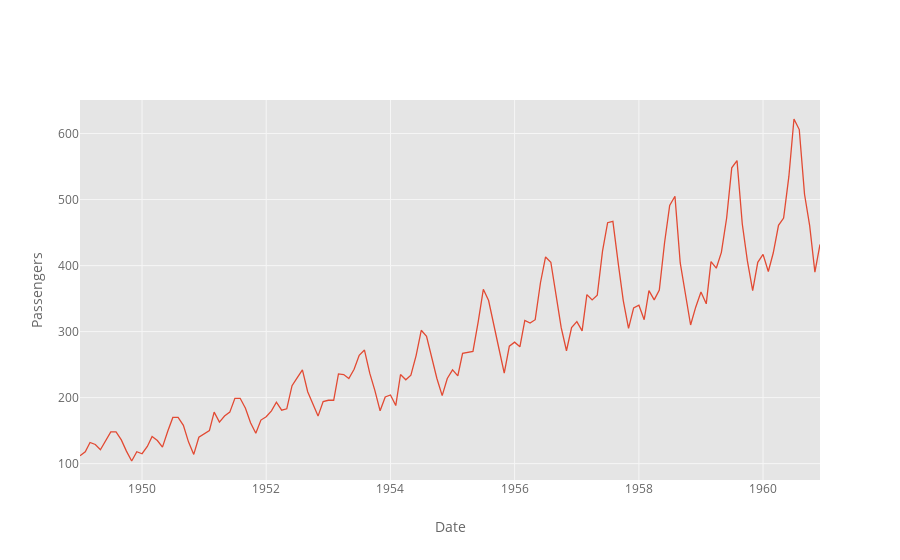

Notebook code cell kept with this figure:
### Code cell
df.iplot(xTitle="Date", yTitle="Passengers")

### Figure 1 — Plotly figure (JSON) as saved in the notebook; plotly's stock layout.template omitted (floating-point values rounded to 4 significant figures; data arrays with more than 128 entries replaced by an {"elided": "..."} marker saying what was removed)
{"data": [{"line": {"color": "rgba(226, 74, 51, 1.0)", "dash": "solid", "shape": "linear", "width": 1.3}, "mode": "lines", "name": "#Passengers", "text": "", "type": "scatter", "uid": "6d08389b-7e60-4f86-83d7-3c4a31079e46", "x": {"elided": "144 str values"}, "y": {"elided": "144 int values"}}], "layout": {"legend": {"bgcolor": "#FFFFFF", "font": {"color": "#666666"}}, "paper_bgcolor": "#FFFFFF", "plot_bgcolor": "#E5E5E5", "title": {"font": {"color": "#151516"}}, "xaxis": {"gridcolor": "#F6F6F6", "showgrid": true, "tickfont": {"color": "#666666"}, "title": {"font": {"color": "#666666"}, "text": "Date"}, "zerolinecolor": "#F6F6F6"}, "yaxis": {"gridcolor": "#F6F6F6", "showgrid": true, "tickfont": {"color": "#666666"}, "title": {"font": {"color": "#666666"}, "text": "Passengers"}, "zerolinecolor": "#F6F6F6"}}}
